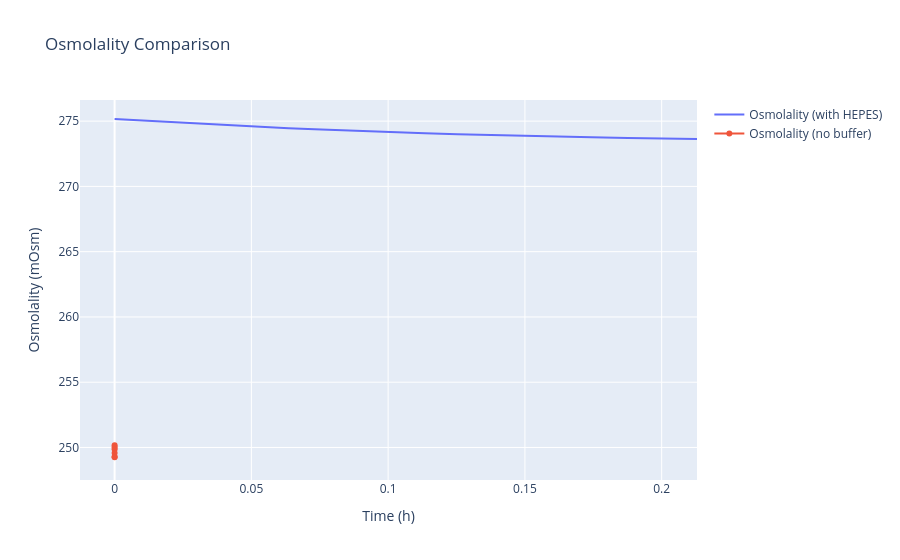

The notebook cell saved with this chart:
### Markdown cell above
## Test 9: Osmolality Contribution

Verify that the buffer contributes to osmolality. The osmolality should include the HEPES
contribution (25 mmol/L = 25 mOsm additional).

### Code cell
osm_with_buf = batch_buf.osm_list
osm_no_buf = batch.osm_list

fig = go.Figure()
fig.add_trace(go.Scatter(x=t, y=osm_with_buf, name='Osmolality (with HEPES)'))
fig.add_trace(go.Scatter(x=batch.t_points, y=osm_no_buf, name='Osmolality (no buffer)'))
fig.update_layout(title='Osmolality Comparison', xaxis_title='Time (h)', yaxis_title='Osmolality (mOsm)')
fig.show()

diff_init = osm_with_buf[0] - osm_no_buf[0]
print(f'Osmolality difference at t=0: {diff_init:.2f} mOsm (expected ~25 for 25 mmol/L HEPES)')
print('✓ Osmolality contribution test completed.')

### Figure 1 — Plotly figure (JSON) as saved in the notebook; plotly's stock layout.template omitted (floating-point values rounded to 4 significant figures)
{"data": [{"name": "Osmolality (with HEPES)", "type": "scatter", "x": [0.0, 0.0002003, 0.0003495, 0.0004987, 0.0007592, 0.00102, 0.00128, 0.003886, 0.006491, 0.009096, 0.0117, 0.01828, 0.02487, 0.03145, 0.03803, 0.04462, 0.05411, 0.06361, 0.0731, 0.0826, 0.09209, 0.1016, 0.1135, 0.1254, 0.1373, 0.1492, 0.1611, 0.1744, 0.1877, 0.201, 0.2129], "y": [275.2, 275.2, 275.2, 275.2, 275.2, 275.2, 275.1, 275.1, 275.1, 275.0, 275.0, 274.9, 274.9, 274.8, 274.7, 274.6, 274.5, 274.5, 274.4, 274.3, 274.2, 274.2, 274.1, 274.0, 273.9, 273.9, 273.8, 273.8, 273.7, 273.7, 273.6]}, {"name": "Osmolality (no buffer)", "type": "scatter", "x": [0.0, 2.026e-07, 4.052e-07, 8.105e-07, 1.216e-06, 1.261e-06], "y": [250.2, 250.0, 249.9, 249.6, 249.3, 249.3]}], "layout": {"title": {"text": "Osmolality Comparison"}, "xaxis": {"title": {"text": "Time (h)"}}, "yaxis": {"title": {"text": "Osmolality (mOsm)"}}}}
